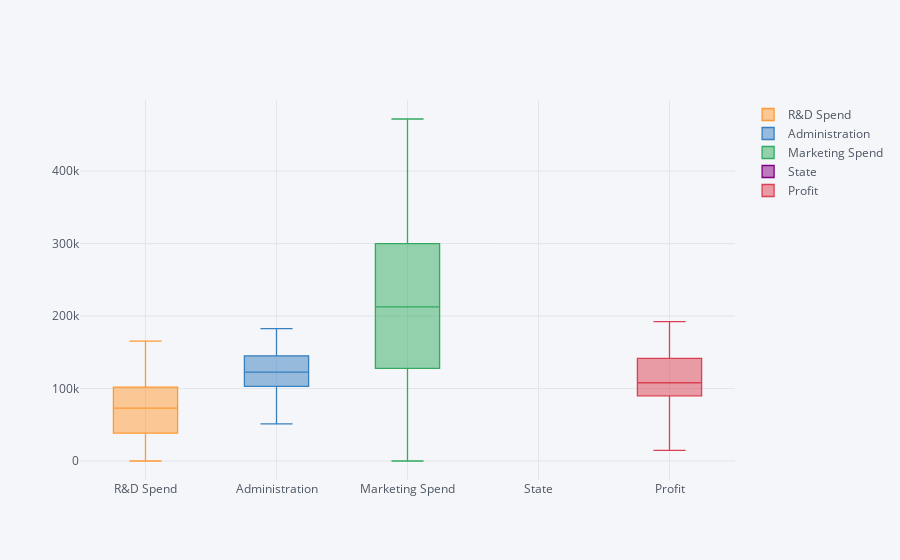

Notebook cell for this chart:
### Code cell
df.iplot(kind='box',y='State',x='Profit')

### Figure 1 — Plotly figure (JSON) as saved in the notebook; plotly's stock layout.template omitted (floating-point values rounded to 4 significant figures)
{"data": [{"boxpoints": false, "line": {"width": 1.3}, "marker": {"color": "rgba(255, 153, 51, 1.0)"}, "name": "R&D Spend", "orientation": "v", "type": "box", "uid": "8da85d48-c1ef-43a1-895a-ef467481bf76", "y": [165300.0, 162600.0, 153400.0, 144400.0, 142100.0, 131900.0, 134600.0, 130300.0, 120500.0, 123300.0, 101900.0, 100700.0, 93860.0, 91990.0, 119900.0, 114500.0, 78010.0, 94660.0, 91750.0, 86420.0, 76250.0, 78390.0, 73990.0, 67530.0, 77040.0, 64660.0, 75330.0, 72110.0, 66050.0, 65610.0, 61990.0, 61140.0, 63410.0, 55490.0, 46430.0, 46010.0, 28660.0, 44070.0, 20230.0, 38560.0, 28750.0, 27890.0, 23640.0, 15510.0, 22180.0, 1000.0, 1315.0, 0, 542.0, 0]}, {"boxpoints": false, "line": {"width": 1.3}, "marker": {"color": "rgba(55, 128, 191, 1.0)"}, "name": "Administration", "orientation": "v", "type": "box", "uid": "24bc928f-c802-46d0-b784-c10702011175", "y": [136900.0, 151400.0, 101100.0, 118700.0, 91390.0, 99810.0, 147200.0, 145500.0, 148700.0, 108700.0, 110600.0, 91790.0, 127300.0, 135500.0, 156500.0, 122600.0, 121600.0, 145100.0, 114200.0, 153500.0, 113900.0, 153800.0, 122800.0, 105800.0, 99280.0, 139600.0, 144100.0, 127900.0, 182600.0, 153000.0, 115600.0, 152700.0, 129200.0, 103100.0, 157700.0, 85050.0, 127100.0, 51280.0, 65950.0, 82980.0, 118500.0, 84710.0, 96190.0, 127400.0, 154800.0, 124200.0, 115800.0, 135400.0, 51740.0, 117000.0]}, {"boxpoints": false, "line": {"width": 1.3}, "marker": {"color": "rgba(50, 171, 96, 1.0)"}, "name": "Marketing Spend", "orientation": "v", "type": "box", "uid": "eddc1a5f-e7d7-4316-9e91-7a794ae5e555", "y": [471800.0, 443900.0, 407900.0, 383200.0, 366200.0, 362900.0, 127700.0, 323900.0, 311600.0, 305000.0, 229200.0, 249700.0, 249800.0, 252700.0, 256500.0, 261800.0, 264300.0, 282600.0, 294900.0, 0, 298700.0, 299700.0, 303300.0, 304800.0, 140600.0, 138000.0, 134100.0, 353200.0, 118100.0, 107100.0, 91130.0, 88220.0, 46090.0, 214600.0, 210800.0, 205500.0, 201100.0, 197000.0, 185300.0, 175000.0, 172800.0, 164500.0, 148000.0, 35530.0, 28330.0, 1904.0, 297100.0, 0, 0, 45170.0]}, {"boxpoints": false, "line": {"width": 1.3}, "marker": {"color": "rgba(128, 0, 128, 1.0)"}, "name": "State", "orientation": "v", "type": "box", "uid": "b24a6b43-1b08-4094-9f16-72a7518b0205", "y": ["New York", "California", "California", "New York", "California", "New York", "California", "New York", "New York", "California", "California", "California", "California", "California", "New York", "New York", "California", "New York", "New York", "New York", "California", "New York", "California", "California", "New York", "California", "New York", "New York", "New York", "New York", "New York", "New York", "California", "New York", "California", "New York", "New York", "California", "New York", "California", "California", "California", "California", "New York", "California", "New York", "California", "California", "New York", "California"]}, {"boxpoints": false, "line": {"width": 1.3}, "marker": {"color": "rgba(219, 64, 82, 1.0)"}, "name": "Profit", "orientation": "v", "type": "box", "uid": "a130c994-fd35-499d-8c57-bd61ecf279bd", "y": [192300.0, 191800.0, 191100.0, 182900.0, 166200.0, 157000.0, 156100.0, 155800.0, 152200.0, 149800.0, 146100.0, 144300.0, 141600.0, 134300.0, 132600.0, 129900.0, 127000.0, 125400.0, 124300.0, 122800.0, 118500.0, 111300.0, 110400.0, 108700.0, 108600.0, 107400.0, 105700.0, 105000.0, 103300.0, 101000.0, 99940.0, 97480.0, 97430.0, 96780.0, 96710.0, 96480.0, 90710.0, 89950.0, 81230.0, 81010.0, 78240.0, 77800.0, 71500.0, 69760.0, 65200.0, 64930.0, 49490.0, 42560.0, 35670.0, 14680.0]}], "layout": {"legend": {"bgcolor": "#F5F6F9", "font": {"color": "#4D5663"}}, "paper_bgcolor": "#F5F6F9", "plot_bgcolor": "#F5F6F9", "title": {"font": {"color": "#4D5663"}}, "xaxis": {"gridcolor": "#E1E5ED", "showgrid": true, "tickfont": {"color": "#4D5663"}, "title": {"font": {"color": "#4D5663"}, "text": ""}, "zerolinecolor": "#E1E5ED"}, "yaxis": {"gridcolor": "#E1E5ED", "showgrid": true, "tickfont": {"color": "#4D5663"}, "title": {"font": {"color": "#4D5663"}, "text": ""}, "zerolinecolor": "#E1E5ED"}}}
